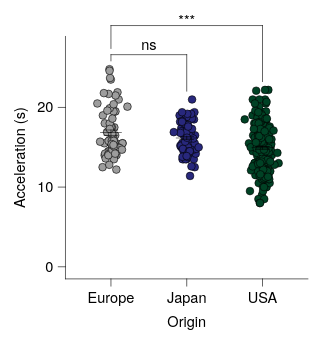

Here is the Vega-Lite specification saved for this chart:
### Vega-Lite specification from a JSON file in a GitHub repository (floating-point values rounded to 4 significant figures; data arrays with more than 128 entries replaced by an {"elided": "..."} marker saying what was removed)
{"background": null, "config": {"arc": {"fill": "#DBDBDB", "fillOpacity": 1.0, "innerRadius": 25.0, "padAngle": 0.03, "stroke": "black", "strokeOpacity": 1, "strokeWidth": 0.25}, "area": {"fill": "#DBDBDB", "fillOpacity": 1.0, "stroke": "black", "strokeOpacity": 1, "strokeWidth": 0.25}, "axis": {"domain": true, "domainCap": "round", "domainColor": "black", "domainWidth": 0.25, "grid": false, "gridCap": "round", "gridColor": "#F1F1F1", "gridDash": [0, 0], "gridOpacity": 1.0, "gridWidth": 0.25, "labelColor": "black", "labelFont": "Helvetica Neue, HelveticaNeue, Helvetica, Arial, sans-serif", "labelFontSize": 6, "labelFontStyle": "normal", "labelFontWeight": 400, "offset": 0, "ticks": true, "tickCap": "round", "tickColor": "black", "tickRound": false, "tickSize": 3.0, "tickWidth": 0.25, "titleColor": "black", "titleFont": "Helvetica Neue, HelveticaNeue, Helvetica, Arial, sans-serif", "titleFontSize": 6, "titleFontStyle": "normal", "titleFontWeight": 400}, "axisX": {"domain": true, "labelAlign": "center", "labelAngle": 0, "labels": true, "ticks": true, "translate": 0}, "axisY": {"domain": true, "labelAlign": "right", "labelAngle": 0, "labels": true, "ticks": true, "translate": 0}, "axisRight": {"domain": true, "labelAlign": "left", "labelAngle": 0, "labels": true, "ticks": true, "translate": 0}, "axisTop": {"domain": true, "labelAlign": "center", "labelAngle": 0, "labels": true, "ticks": true, "translate": 0}, "axisBand": {"tickOffset": 0}, "bar": {"fill": "#DBDBDB", "fillOpacity": 1.0, "stroke": "black", "strokeOpacity": 1, "strokeWidth": 0.25}, "boxplot": {"size": 9.0, "ticks": {"cornerRadius": 0.25, "fill": "black", "opacity": 1, "size": 4.5, "thickness": 0.25}, "box": {"fillOpacity": 1.0, "stroke": "black", "strokeOpacity": 1, "strokeWidth": 0.25}, "median": {"cornerRadius": 0, "fill": "black", "fillOpacity": 1.0, "opacity": 1, "size": 9.0, "thickness": 0.25}, "rule": {"fill": "black", "fillOpacity": 1.0, "size": 10.0, "stroke": "black", "strokeDash": [0, 0], "strokeOpacity": 1, "strokeWidth": 0.25}, "outliers": {"color": "black", "fill": "black", "fillOpacity": 1.0, "size": 0, "stroke": "black", "strokeOpacity": 1, "strokeWidth": 0.25}}, "circle": {"fill": "black", "fillOpacity": 1.0, "size": 1.25, "stroke": null, "strokeOpacity": 1, "strokeWidth": 0.25}, "errorband": {"band": {"fillOpacity": 0.6, "stroke": null, "strokeWidth": 0.25, "strokeOpacity": 1}, "borders": {"opacity": 0, "strokeOpacity": 1, "strokeWidth": 0.25}}, "errorbar": {"opacity": 1, "rule": {"strokeDash": [0, 0], "strokeWidth": 0.25}, "ticks": {"color": "black", "cornerRadius": 0.125, "opacity": 1, "size": 6.0, "thickness": 0.25}, "thickness": 0.25}, "font": "Helvetica Neue, HelveticaNeue, Helvetica, Arial, sans-serif", "geoshape": {"fill": "#DBDBDB", "fillOpacity": 1.0, "stroke": "black", "strokeOpacity": 1, "strokeWidth": 0.25}, "header": {"labelColor": "black", "labelFont": "Helvetica Neue, HelveticaNeue, Helvetica, Arial, sans-serif", "labelFontSize": 6, "labelFontStyle": "normal", "labelFontWeight": 400, "titleColor": "black", "titleFont": "Helvetica Neue, HelveticaNeue, Helvetica, Arial, sans-serif", "titleFontSize": 6, "titleFontStyle": "normal", "titleFontWeight": 400, "titlePadding": 0}, "legend": {"disable": false, "offset": 4.5, "titlePadding": 4, "labelOffset": 2, "gradientLabelOffset": 2, "columnPadding": 4, "rowPadding": 2, "gradientThickness": 5, "gradientOpacity": 1.0, "gradientStrokeColor": "black", "gradientStrokeWidth": 0.25, "labelColor": "black", "labelFont": "Helvetica Neue, HelveticaNeue, Helvetica, Arial, sans-serif", "labelFontSize": 6, "labelFontStyle": "normal", "labelFontWeight": 400, "strokeColor": "black", "strokeWidth": 0, "symbolSize": 36, "symbolStrokeColor": "black", "symbolStrokeWidth": 0.25, "titleColor": "black", "titleFont": "Helvetica Neue, HelveticaNeue, Helvetica, Arial, sans-serif", "titleFontSize": 6, "titleFontStyle": "normal", "titleFontWeight": 400}, "line": {"color": "black", "stroke": "black", "strokeCap": "butt", "strokeDash": [0, 0], "strokeOpacity": 1, "strokeWidth": 0.5}, "point": {"filled": true, "fill": "#DBDBDB", "fillOpacity": 1.0, "size": 5.0, "stroke": "black", "strokeOpacity": 1, "strokeWidth": 0.25}, "range": {"category": ["#9D9D9D", "#28287D", "#004225", "#47266F", "#00605D", "#DBDBDB", "#7983C1", "#6E927B", "#937FB4", "#699A97"], "diverging": {"scheme": ["#4F4265", "#6A5C82", "#85789D", "#A196B7", "#BDB5CE", "#D8D6DD", "#F6F6F6", "#CED8D7", "#9DBFBD", "#75A3A0", "#518683", "#326967", "#164D4B"]}, "heatmap": {"scheme": ["#440154", "#472270", "#433E82", "#38598C", "#2C728E", "#238A8D", "#24A086", "#39B578", "#5DC862", "#96D646", "#CAE02D", "#FDE724"]}, "ordinal": {"scheme": ["#F1F1F1", "#DBDBDB", "#C6C6C6", "#B2B2B2", "#9D9D9D", "#898989", "#767676", "#636363", "#515151", "#404040", "#2F2F2F", "#1F1F1F"]}, "ramp": {"scheme": ["#440154", "#472270", "#433E82", "#38598C", "#2C728E", "#238A8D", "#24A086", "#39B578", "#5DC862", "#96D646", "#CAE02D", "#FDE724"]}}, "rule": {"color": "black", "stroke": "black", "strokeCap": "round", "strokeDash": [2, 2], "strokeOpacity": 1, "strokeWidth": 0.25}, "scale": {"barBandPaddingInner": 0.1, "rectBandPaddingInner": 0, "tickBandPaddingInner": 0.1, "bandPaddingOuter": 0.1, "bandWithNestedOffsetPaddingInner": 0.2, "bandWithNestedOffsetPaddingOuter": 0.2, "offsetBandPaddingInner": 0, "offsetBandPaddingOuter": 0, "continuousPadding": 5.0, "round": false}, "rect": {"fill": "#DBDBDB", "fillOpacity": 1.0, "stroke": "black", "strokeOpacity": 1, "strokeWidth": 0.25}, "square": {"fill": "#DBDBDB", "fillOpacity": 1.0, "size": 10.0, "stroke": "black", "strokeOpacity": 1, "strokeWidth": 0.25}, "text": {"color": "black", "font": "Helvetica Neue, HelveticaNeue, Helvetica, Arial, sans-serif", "fontSize": 6, "fontStyle": "normal", "fontWeight": 400}, "tick": {"color": "black", "cornerRadius": 0.125, "opacity": 1.0, "size": 9.0, "thickness": 0.25}, "title": {"anchor": "middle", "frame": "group", "color": "black", "font": "Helvetica Neue, HelveticaNeue, Helvetica, Arial, sans-serif", "fontSize": 6, "fontStyle": "normal", "fontWeight": 400, "subtitleColor": "black", "subtitleFont": "Helvetica Neue, HelveticaNeue, Helvetica, Arial, sans-serif", "subtitleFontSize": 6, "subtitleFontStyle": "normal", "subtitleFontWeight": 400}, "trail": {"color": "black", "opacity": 1, "size": 0.5}, "view": {"continuousWidth": 100, "continuousHeight": 100, "discreteWidth": 100, "discreteHeight": 100, "fill": null, "stroke": null, "strokeWidth": 0.25}}, "layer": [{"data": {"name": "data-d9b3a7b2f708529dba3e2417bcb8dc4a"}, "mark": {"type": "circle", "opacity": 1.0, "size": 10.0, "stroke": "black", "strokeOpacity": 1, "strokeWidth": 0.25}, "encoding": {"color": {"field": "Origin", "legend": null, "scale": {"domain": ["Europe", "Japan", "USA"]}, "sort": ["Europe", "Japan", "USA"], "title": null, "type": "nominal"}, "x": {"axis": {}, "field": "Origin", "scale": {"domain": ["Europe", "Japan", "USA"]}, "sort": ["Europe", "Japan", "USA"], "title": "Origin", "type": "nominal"}, "xOffset": {"field": "jitter_x", "scale": {"domain": [-7.33, 7.33], "range": [5.17, 19.83]}, "type": "quantitative"}, "y": {"field": "Acceleration", "title": "Acceleration (s)", "type": "quantitative", "scale": {"nice": false}}}}, {"data": {"name": "data-e75b3ed30c736a5a5010821607e74609"}, "mark": {"type": "errorbar"}, "encoding": {"x": {"axis": {}, "field": "Origin", "scale": {"domain": ["Europe", "Japan", "USA"]}, "sort": ["Europe", "Japan", "USA"], "title": "Origin", "type": "nominal"}, "y": {"field": "__mean", "title": "Acceleration (s)", "type": "quantitative", "scale": {"nice": false}}, "yError": {"field": "__error"}}}, {"data": {"name": "data-e75b3ed30c736a5a5010821607e74609"}, "mark": {"type": "tick"}, "encoding": {"x": {"axis": {}, "field": "Origin", "scale": {"domain": ["Europe", "Japan", "USA"]}, "sort": ["Europe", "Japan", "USA"], "title": "Origin", "type": "nominal"}, "y": {"field": "__mean", "title": "Acceleration (s)", "type": "quantitative", "scale": {"nice": false}}}}, {"layer": [{"layer": [{"data": {"values": [{"x": "Europe", "x2": "Japan", "y": 24.8, "__dysonsphere__": 1}]}, "mark": {"type": "rule", "strokeCap": "round", "strokeDash": [0, 0], "strokeWidth": 0.25, "yOffset": -6.0}, "encoding": {"x": {"value": 18.75}, "x2": {"value": 50.0}, "y": {"field": "y", "type": "quantitative", "scale": {"nice": false}}}}, {"data": {"values": [{"x": "Europe", "y": 24.8, "y2": 25.84, "__dysonsphere__": 1}]}, "mark": {"type": "rule", "strokeCap": "round", "strokeDash": [0, 0], "strokeWidth": 0.25, "yOffset": -6.0}, "encoding": {"x": {"value": 18.75}, "y": {"field": "y", "type": "quantitative", "scale": {"nice": false}}, "y2": {"field": "y2"}}}, {"data": {"values": [{"x": "Japan", "y": 24.8, "y2": 22.04, "__dysonsphere__": 1}]}, "mark": {"type": "rule", "strokeCap": "round", "strokeDash": [0, 0], "strokeWidth": 0.25, "yOffset": -6.0}, "encoding": {"x": {"value": 50.0}, "y": {"field": "y", "type": "quantitative", "scale": {"nice": false}}, "y2": {"field": "y2"}}}, {"data": {"values": [{"y": 24.8, "label": "ns", "__dysonsphere__": 1}]}, "mark": {"type": "text", "align": "center", "dy": -10.0, "fontSize": 6}, "encoding": {"text": {"field": "label", "type": "nominal"}, "x": {"value": 34.38}, "y": {"field": "y", "type": "quantitative", "scale": {"nice": false}}}}]}, {"layer": [{"data": {"values": [{"x": "Europe", "x2": "USA", "y": 24.8, "__dysonsphere__": 1}]}, "mark": {"type": "rule", "strokeCap": "round", "strokeDash": [0, 0], "strokeWidth": 0.25, "yOffset": -18.0}, "encoding": {"x": {"value": 18.75}, "x2": {"value": 81.25}, "y": {"field": "y", "type": "quantitative", "scale": {"nice": false}}}}, {"data": {"values": [{"x": "Europe", "y": 24.8, "y2": 27.4, "__dysonsphere__": 1}]}, "mark": {"type": "rule", "strokeCap": "round", "strokeDash": [0, 0], "strokeWidth": 0.25, "yOffset": -18.0}, "encoding": {"x": {"value": 18.75}, "y": {"field": "y", "type": "quantitative", "scale": {"nice": false}}, "y2": {"field": "y2"}}}, {"data": {"values": [{"x": "USA", "y": 24.8, "y2": 23.24, "__dysonsphere__": 1}]}, "mark": {"type": "rule", "strokeCap": "round", "strokeDash": [0, 0], "strokeWidth": 0.25, "yOffset": -18.0}, "encoding": {"x": {"value": 81.25}, "y": {"field": "y", "type": "quantitative", "scale": {"nice": false}}, "y2": {"field": "y2"}}}, {"data": {"values": [{"y": 24.8, "label": "***", "__dysonsphere__": 1}]}, "mark": {"type": "text", "align": "center", "dy": -20.0, "fontSize": 6}, "encoding": {"text": {"field": "label", "type": "nominal"}, "x": {"value": 50.0}, "y": {"field": "y", "type": "quantitative", "scale": {"nice": false}}}}]}], "name": "__dysonsphere_d316ac30ced425d9_19"}], "$schema": "https://vega.github.io/schema/vega-lite/v6.4.1.json", "datasets": {"data-d9b3a7b2f708529dba3e2417bcb8dc4a": {"elided": "406 records"}, "data-e75b3ed30c736a5a5010821607e74609": [{"Origin": "USA", "__mean": 14.94, "__error": 0.176, "__dysonsphere__": 1}, {"Origin": "Europe", "__mean": 16.82, "__error": 0.3524, "__dysonsphere__": 1}, {"Origin": "Japan", "__mean": 16.17, "__error": 0.2199, "__dysonsphere__": 1}]}}
